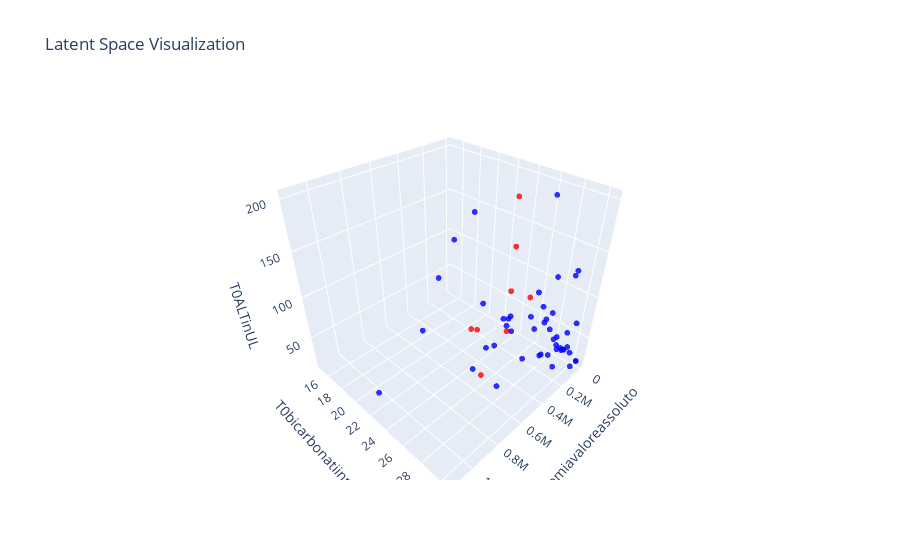

The notebook cell this image was saved under:
### Code cell
# Step 2: Create a 3D scatter plot using Plotly
features = predictive_df[['Parassitemiavaloreassoluto', 'T0ALTinUL', 'T0bicarbonatiinmmoll']]

fig = go.Figure(data=[go.Scatter3d(
    x = features['Parassitemiavaloreassoluto'],
    z = features['T0ALTinUL'],
    y = features['T0bicarbonatiinmmoll'],
    mode='markers',
    marker=dict(
        size=2,
        color=colors,
        opacity=0.8
    )
)])

# Set the layout for the plot
fig.update_layout(
    scene=dict(
        xaxis=dict(title='Parassitemiavaloreassoluto'),
        yaxis=dict(title='T0bicarbonatiinmmoll'),
        zaxis=dict(title='T0ALTinUL')
    ),
    title='Latent Space Visualization'
)

# Display the plot
fig.show()

# Save the plot as an HTML file
fig.write_html('visualizationPADHfilled.html')

### Figure 1 — Plotly figure (JSON) as saved in the notebook; plotly's stock layout.template omitted (floating-point values rounded to 4 significant figures)
{"data": [{"marker": {"color": ["blue", "red", "red", "red", "blue", "blue", "blue", "red", "blue", "blue", "blue", "blue", "blue", "blue", "blue", "blue", "red", "red", "blue", "blue", "blue", "blue", "blue", "red", "blue", "blue", "blue", "blue", "blue", "blue", "blue", "blue", "blue", "blue", "blue", "blue", "red", "blue", "blue", "blue", "blue", "blue", "blue", "blue", "blue", "blue", "blue", "blue", "blue", "blue", "blue", "blue", "blue", "blue", "blue"], "opacity": 0.8, "size": 2}, "mode": "markers", "type": "scatter3d", "x": [7, 572000, 602100, 110000, 67000, 115940, 3315, 150000, 234771, 1635, 233157, 361620, 134480, 7, 120249, 576431, 50288, 228750, 531605, 4260, 2200, 476550, 96185, 67038, 45700, 575, 14370, 6800, 54, 120000, 522488, 34568, 113930, 140530, 129130, 109203, 640000, 11686, 351, 3000, 17765, 1125000, 4040, 167383, 1462, 5050, 6126, 110218, 116317, 48780, 279660, 141861, 159544, 118800, 97951], "y": [30.4, 25.06, 26.64, 23.9, 30.4, 26.76, 28.98, 26.3, 27, 28.91, 28.75, 24.28, 27.53, 30.4, 28.53, 28, 23.4, 25, 27, 29.14, 25.3, 17.7, 28.65, 23.4, 16, 25.8, 29.47, 28.24, 29.04, 14.8, 24.77, 27.68, 29.85, 27.88, 21, 19.31, 26.48, 29.75, 22.8, 29.8, 23.2, 22.89, 28.75, 27.59, 27.4, 28.89, 28.44, 27.63, 23.81, 22.7, 25.99, 29.3, 28.17, 28.29, 28.99], "z": [18, 80, 37, 78, 18, 94, 24, 88, 20, 117, 40, 28, 83, 18, 25, 31, 125, 43, 70, 48, 43, 16, 45, 180, 98, 29, 32, 36, 123, 44, 20, 67, 42, 66, 45, 150, 96, 26, 23, 65, 31, 45, 24, 202, 40, 22, 20, 16, 31, 27, 55, 17, 74, 121, 40]}], "layout": {"scene": {"xaxis": {"title": {"text": "Parassitemiavaloreassoluto"}}, "yaxis": {"title": {"text": "T0bicarbonatiinmmoll"}}, "zaxis": {"title": {"text": "T0ALTinUL"}}}, "title": {"text": "Latent Space Visualization"}}}
